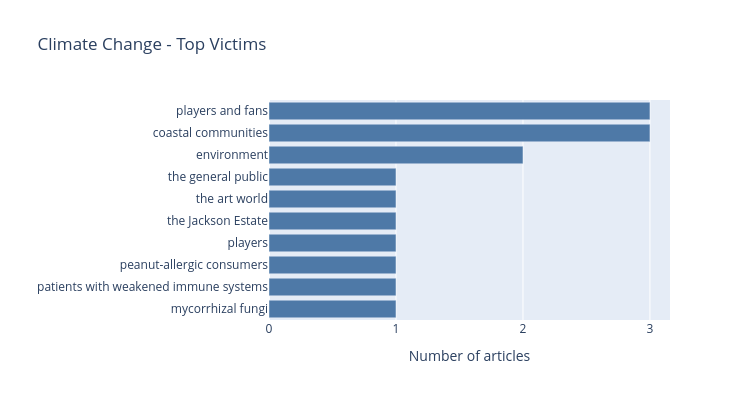

Here is the notebook cell this chart was saved with:
### Code cell
framing_bar_chart(climate_victims, "Climate Change - Top Victims", "#4e79a7")

### Figure 1 — Plotly figure (JSON) as saved in the notebook; plotly's stock layout.template omitted (floating-point values rounded to 4 significant figures)
{"data": [{"marker": {"color": "#4e79a7"}, "orientation": "h", "type": "bar", "x": [1, 1, 1, 1, 1, 1, 1, 2, 3, 3], "y": ["mycorrhizal fungi", "patients with weakened immune systems", "peanut-allergic consumers", "players", "the Jackson Estate", "the art world", "the general public", "environment", "coastal communities", "players and fans"]}], "layout": {"height": 400, "margin": {"l": 200}, "title": {"text": "Climate Change - Top Victims"}, "width": 750, "xaxis": {"title": {"text": "Number of articles"}}, "yaxis": {"title": {"text": ""}}}}
